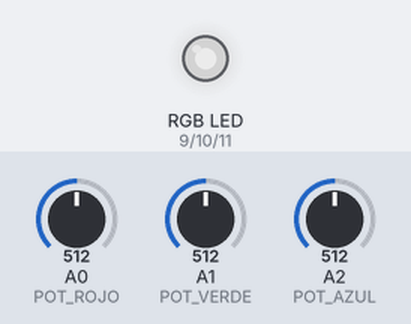
Recording of a sketch running on a simulated Arduino Uno, built with avr-gcc and run on an emulated ATmega328P. On the bench: an RGB LED mixed from three pins (HIGH = lit). Inputs (shaded band) come from the test bench; at power-on: A0 (POT_ROJO) = 512, A1 (POT_VERDE) = 512, A2 (POT_AZUL) = 512. Dim RGB values are drawn brighter than linear.

Above: at 1.2 s.
1.3 s: A0 (POT_ROJO) set to 306
At 1.8 s:
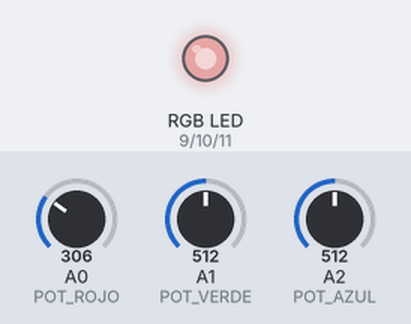
2.8 s: A1 (POT_VERDE) set to 306
At 4.0 s:
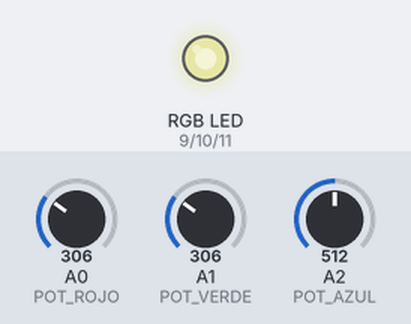
4.3 s: A2 (POT_AZUL) set to 306
At 5.3 s:
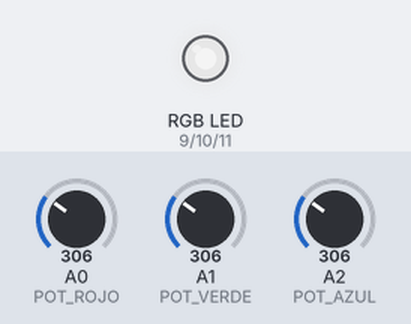
5.8 s: A0 (POT_ROJO) set to 122
At 6.4 s:
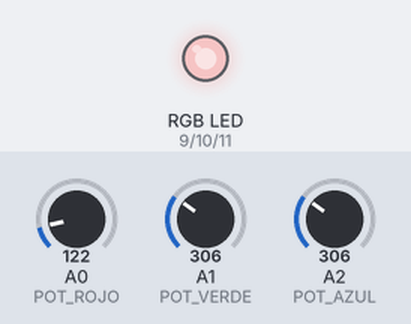
7.3 s: A1 (POT_VERDE) set to 122
At 7.6 s:
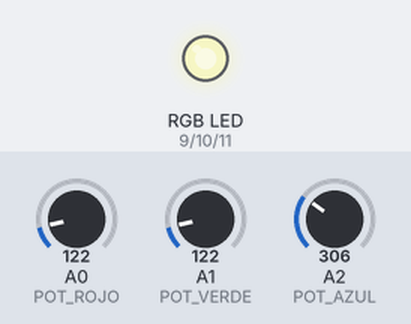
8.8 s: A2 (POT_AZUL) set to 122
At 9.9 s:
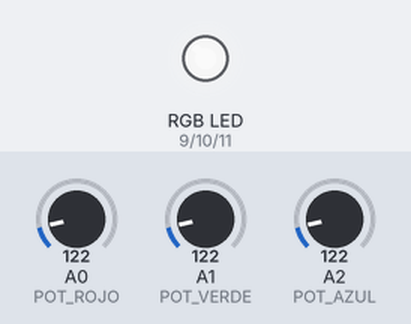
Timing chart, 0 to 11.3 s (numbered marks = the images above; inputs shaded):
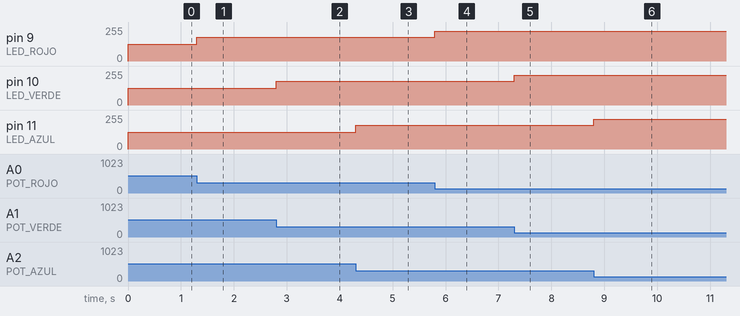

Measured:
- after the input at 1.3 s, pin 9 (LED_ROJO): 127/255 → 179/255 at once
- after the input at 2.8 s, pin 10 (LED_VERDE): 127/255 → 179/255 at once
- after the input at 4.3 s, pin 11 (LED_AZUL): 127/255 → 179/255 at once
- after the input at 5.8 s, pin 9 (LED_ROJO): 179/255 → 225/255 at once
- after the input at 7.3 s, pin 10 (LED_VERDE): 179/255 → 225/255 at once
- after the input at 8.8 s, pin 11 (LED_AZUL): 179/255 → 225/255 at once

The sketch:

P2A0_04_LED_RGB_RETO_2.ino.ino
```cpp
int LED_ROJO = 9;
int LED_VERDE = 10;
int LED_AZUL = 11;
int POT_ROJO = A0;
int POT_VERDE = A1;
int POT_AZUL = A2;
int BRILLO_ROJO;
int BRILLO_VERDE;
int BRILLO_AZUL;

void setup() {
    pinMode(LED_ROJO, OUTPUT);// Se configura el pin9 como salida
    pinMode(LED_VERDE, OUTPUT);//Se configura el pin10 como salida
    pinMode(LED_AZUL, OUTPUT); //Se configura el pin 11 como salida
  // put your setup code here, to run once:

}

void loop() {
  BRILLO_ROJO = analogRead(POT_ROJO)/4;
  analogWrite(LED_ROJO, 255-BRILLO_ROJO);
  BRILLO_VERDE = analogRead(POT_VERDE)/4;
  analogWrite(LED_VERDE, 255-BRILLO_VERDE);
  BRILLO_AZUL = analogRead(POT_AZUL)/4;
  analogWrite(LED_AZUL, 255-BRILLO_AZUL);
}
```
